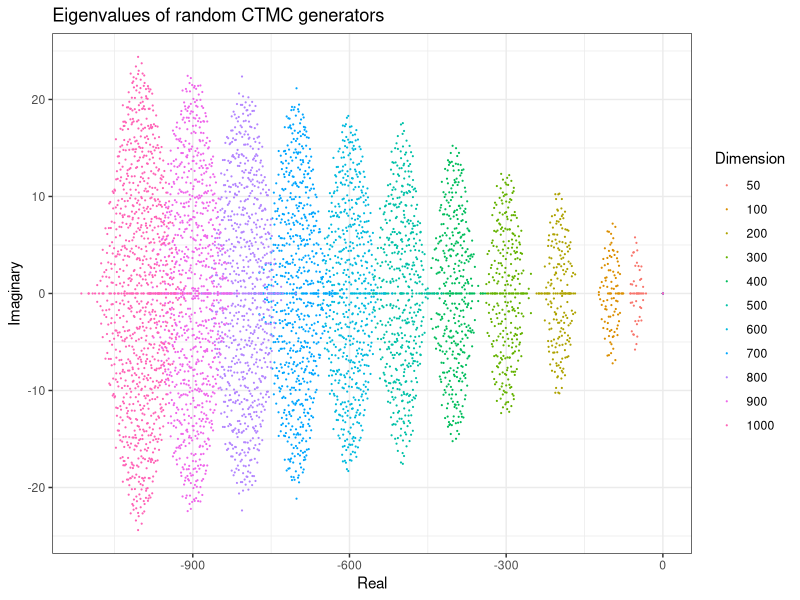
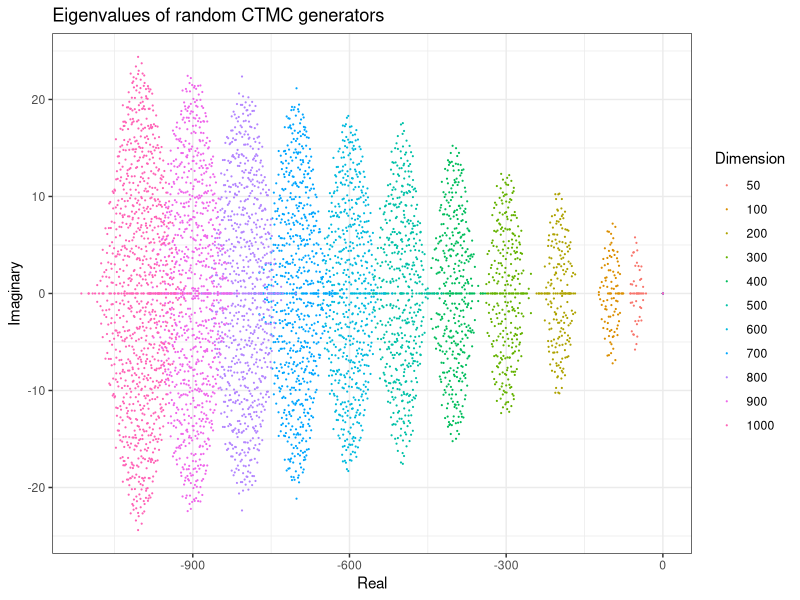

Recreate these plots in R, in order. (Note: this script raises an error after producing the figures.)
setwd("~/expmDerivative/")
library(ggplot2)

# # when do we get convergence?
# n       <- 3
# Q       <- matrix(rexp(n^2),n,n)
# diag(Q) <- 0
# diag(Q) <- - rowSums(Q)
# 
# drv <- expm::expm(10*Q) #stationarity
# drv%*%Q
# 
# # pseudoinverse
# eig.obj <- eigen(Q)
# inv.spctrm <- 1/eig.obj$values
# inv.spctrm[length(inv.spctrm)] <- 0
# pinv    <- eig.obj$vectors %*% diag(inv.spctrm) %*% solve(eig.obj$vectors)
# norm(pinv%*%Q%*%Q-Q) <= 0.00000001
# 
# drv%*%Q
# 
# drv%*%pinv
# 
# norm(pinv%*%Q,type="F")

# upper bound TODO: show a lower bound
ub <- function(t, Q, Jij) {
  n <- dim(Q)[1]
  eig.obj <- eigen(Q)
  inv.spctrm <- 1/eig.obj$values
  inv.spctrm[length(inv.spctrm)] <- 0
  pinv    <- Re(eig.obj$vectors %*% diag(inv.spctrm) %*% solve(eig.obj$vectors))
  mat <- expm::expm(t*Q)%*%Jij%*%pinv%*%(Q*t+diag(n))
  return(norm(mat,type="F"))
}

nmrclDrvtv <- function(t,Q,E,eps=0.0001) {
  out <- (expm::expm(t*(Q+eps*E/2))-expm::expm(t*(Q-eps*E/2)))/eps
  return(out)
}

blockwise <- function(t,Q,E) {
  B1  <- cbind(Q,E)
  B2  <- cbind(Q*0,Q)
  B   <- rbind(B1,B2) 
  etB <- expm::expm(t*B)
  return(etB[1:(dim(etB)[1]/2),(dim(etB)[1]/2+1):dim(etB)[1]])
}

# 
######## figure
#
n       <- 50
Q       <- matrix(rexp(n^2),n,n)
diag(Q) <- 0
diag(Q) <- - rowSums(Q)
eigs    <- eigen(Q)$values

for(n in 100*1:10) {
  Q       <- matrix(rexp(n^2),n,n)
  diag(Q) <- 0
  diag(Q) <- - rowSums(Q)
  eigs    <- c(eigs,eigen(Q)$values)
}

df <- data.frame(Real=Re(eigs),
                 Imaginary=Im(eigs),
                 Dimension=c(rep(50,50),
                             rep(100,100),
                             rep(200,200),
                             rep(300,300),
                             rep(400,400),
                             rep(500,500),
                             rep(600,600),
                             rep(700,700),
                             rep(800,800),
                             rep(900,900),
                             rep(1000,1000)))
df$Dimension <- factor(df$Dimension)

gg <- ggplot(df,aes(x=Real,y=Imaginary,color=Dimension)) +
  geom_point(size=0.1) +
  ggtitle("Eigenvalues of random CTMC generators") +
  theme_bw()
gg

ggsave("eigenvaluesPlot.png",device = "png",width=5,height=3, dpi=320)

##########################

n       <- 50
Q       <- matrix(rexp(n^2),n,n)
diag(Q) <- 0
diag(Q) <- - rowSums(Q)
E        <- matrix(0,n,n)
E[2,2]   <- 1 
t <- 100

max(abs(expm::expm(t*Q)%*%Q))

ub(t,Q,E)

#drv <- nmrclDrvtv(t=t,Q=Q,E=E,eps=0.00001)
drv <- blockwise(t=t,Q,E)

frstRdr <- expm::expm(t*Q) %*% E *t # correct approx
norm(frstRdr-drv,type = "F")


#
###
####### concentration of measure?
###
#
n       <- 10000
Q       <- matrix(rexp(n^2),n,n)
diag(Q) <- 0
diag(Q) <- - rowSums(Q)
sum(abs(Q[2:n,1]))

head(sort(Mod(eigen(Q)$values)))

n       <- 1000
Q       <- matrix(exp(rnorm(n=n^2,mean=0,sd=10)),n,n)
diag(Q) <- 0
diag(Q) <- - rowSums(Q)
head(sort(Mod(eigen(Q)$values)))

#
###
###### correct approximation to frechet derivative
###
#
n       <- 3
Q       <- matrix(rexp(n^2),n,n)#rexp(n^2)
diag(Q) <- 0
diag(Q) <- - rowSums(Q)


############

E        <- matrix(0,n,n)
E[3,2]   <- 1 
frchtDrv <- expm::expmFrechet(A=t(Q),
                              E=E,
                              expm=FALSE)[[1]]

frstRdr <- E %*% t(expm::expm(Q)) # correct approx
frstRdr
norm(frstRdr-frchtDrv,type = "F")
max(abs(frstRdr-frchtDrv))

thrFrstRdr <-Q%*% expm::expm(1*Q) %*% E # incorrect(?) approx
thrFrstRdr[,2]
sd(thrFrstRdr[,1])
norm(thrFrstRdr-frchtDrv,type = "F")
max(abs(thrFrstRdr-frchtDrv))
#
####
####### compare frechet derivative to numerical gradient
####
#

nmrclDrvtv <- function(Q,E,eps=0.0001) {
  out <- (expm::expm(Q+eps*E/2)-expm::expm(Q-eps*E/2))/eps
  return(out)
}

n       <- 100
Q       <- matrix(rexp(n^2),n,n)
diag(Q) <- 0
diag(Q) <- - rowSums(Q)

E        <- matrix(0,n,n)
E[3,1]   <- 1 

nmDrv <- nmrclDrvtv(Q,E,eps=0.0001)

# correct: pertains to perturbing single entry
thrFrchtDrv <- expm::expmFrechet(A=Q,
                              E=E,
                              expm=FALSE)[[1]]
norm(thrFrchtDrv-nmDrv,type="F")
max(abs(thrFrchtDrv-nmDrv))


# incorrect?
frstRdr <- E %*% t(expm::expm(Q)) 
norm(frstRdr-thrFrchtDrv,type="F")
max(abs(frstRdr-thrFrchtDrv))


# correct
thrFrstRdr <- expm::expm(Q) %*% E 
norm(thrFrstRdr-thrFrchtDrv,type="F")
max(abs(thrFrstRdr-thrFrchtDrv))



#
###
###### structured directional derivative
###
#
n       <- 3
Q       <- matrix(rexp(n^2),n,n)
diag(Q) <- 0
diag(Q) <- - rowSums(Q)
E        <- matrix(0,n,n)
E[3,1]   <- 1 
E[3,3]   <- -1
frchtDrv <- expm::expmFrechet(A=Q,
                              E=E,
                              expm=FALSE)[[1]]

frstRdr <- expm::expm(Q) %*% E # correct
norm(frstRdr-frchtDrv,type="F") # should be 0???
